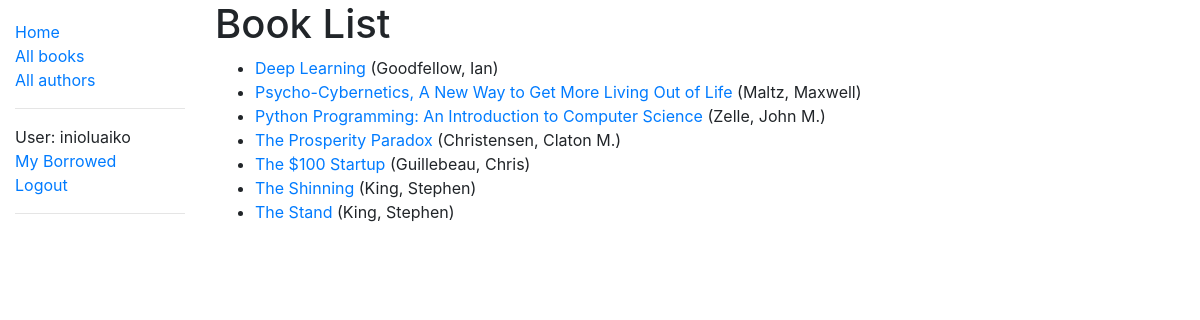
Page /catalog/books/ (signed in) on the committed database.
### catalog/models.py (models this page shows, shortened)
class Book(models.Model):
    title = models.CharField(max_length=200)
    author = models.ForeignKey("Author", on_delete=models.SET_NULL, null=True)
    summary = models.TextField(
        max_length=1000, help_text="Enter a brief description of the book"
    )
    isbn = models.CharField(
        "ISBN",
        max_length=13,
        help_text="13 Character"
        ' <a href="https://www.isbn-international.org/content/what-isbn">'
        "ISBN number</a>",
    )
    genre = models.ManyToManyField(
        Genre, help_text="Select a genre for this book"
    )
    book_language = models.ForeignKey(
        "BookLanguage", on_delete=models.SET_NULL, null=True
    )
    def get_absolute_url(self):
        return reverse("book-detail", args=[str(self.id)])
    def display_genre(self):
        """Create a string for the Genre.
        This is required to display genre in Admin."""
        return ", ".join(genre.name for genre in self.genre.all()[:3])
    display_genre.short_description = "Genre"

class Author(models.Model):
    first_name = models.CharField(max_length=100)
    last_name = models.CharField(max_length=100)
    date_of_birth = models.DateField(null=True, blank=True)
    date_of_death = models.DateField("Died", null=True, blank=True)
    class Meta:
        ordering = ["last_name", "first_name"]
    def __str__(self):
        return f"{self.last_name}, {self.first_name}"

### catalog/views.py (the view)
# urls.py: path('books/', views.BookListView.as_view(), name='books'),
class BookListView(LoginRequiredMixin, generic.ListView):
    model = Book
    paginate_by = 10

### catalog/templates/catalog/book_list.html
{% extends "base_generic.html" %}
{% block content %}
  <h1>Book List</h1>
  {% if book_list %}
  <ul>
    {% for book in book_list %}
      <li>
        <a href="{{ book.get_absolute_url }}">{{ book.title }}</a> ({{book.author}})
      </li>
    {% endfor %}
  </ul>
  {% else %}
    <p>There are no books in the library.</p>
  {% endif %}
{% endblock %}

### catalog/templates/base_generic.html (shortened to what this page needs)
<!DOCTYPE html>
<html lang="en">
<head>
  <link rel="stylesheet" href="https://stackpath.bootstrapcdn.com/bootstrap/4.1.3/css/bootstrap.min.css"
>
  {% load static %}
  <link rel="stylesheet" href="{% static 'css/styles.css' %}">
</head>
<body>
  <div class="container-fluid">
    <div class="row">
      <div class="col-sm-2">
        {% block sidebar %}
        <ul class="sidebar-nav">
          <li><a href="{% url 'index' %}">Home</a></li>
          <li><a href="{% url 'books' %}">All books</a></li>
          <li><a href="{% url 'authors' %}">All authors</a></li>
          <hr>
          {% if user.is_authenticated %}
          <li>User: {{ user.get_username }}</li>
          <li><a href="{% url 'my-borrowed' %}">My Borrowed</a></li>
          <li><a href="{% url 'logout'%}?next={{request.path}}">Logout</a></li>
          {% else %}
          <li><a href="{% url 'login'%}?next={{request.path}}">Login</a></li>
          {% endif %}
          <hr>
        </ul>
        {% endblock %}
      </div>
      <div class="col-sm-10 ">{% block content %}{% endblock %}</div>
    </div>
  </div>
</body>
</html>

### catalog/static/css/styles.css (style rules this page uses)
.sidebar-nav { margin-top: 20px; padding: 0; list-style: none; }

### rows in the picture
Book: title "Deep Learning", author "Goodfellow, Ian"
Book: title "Psycho-Cybernetics, A New Way to Get More Living Out of Life", author "Maltz, Maxwell"
Book: title "Python Programming: An Introduction to Computer Science", author "Zelle, John M."
Book: title "The Prosperity Paradox", author "Christensen, Claton M."
Book: title "The $100 Startup", author "Guillebeau, Chris"
Book: title "The Shinning", author "King, Stephen"
Book: title "The Stand", author "King, Stephen"

### other values in the picture
{{ user.get_username }} "inioluaiko"
